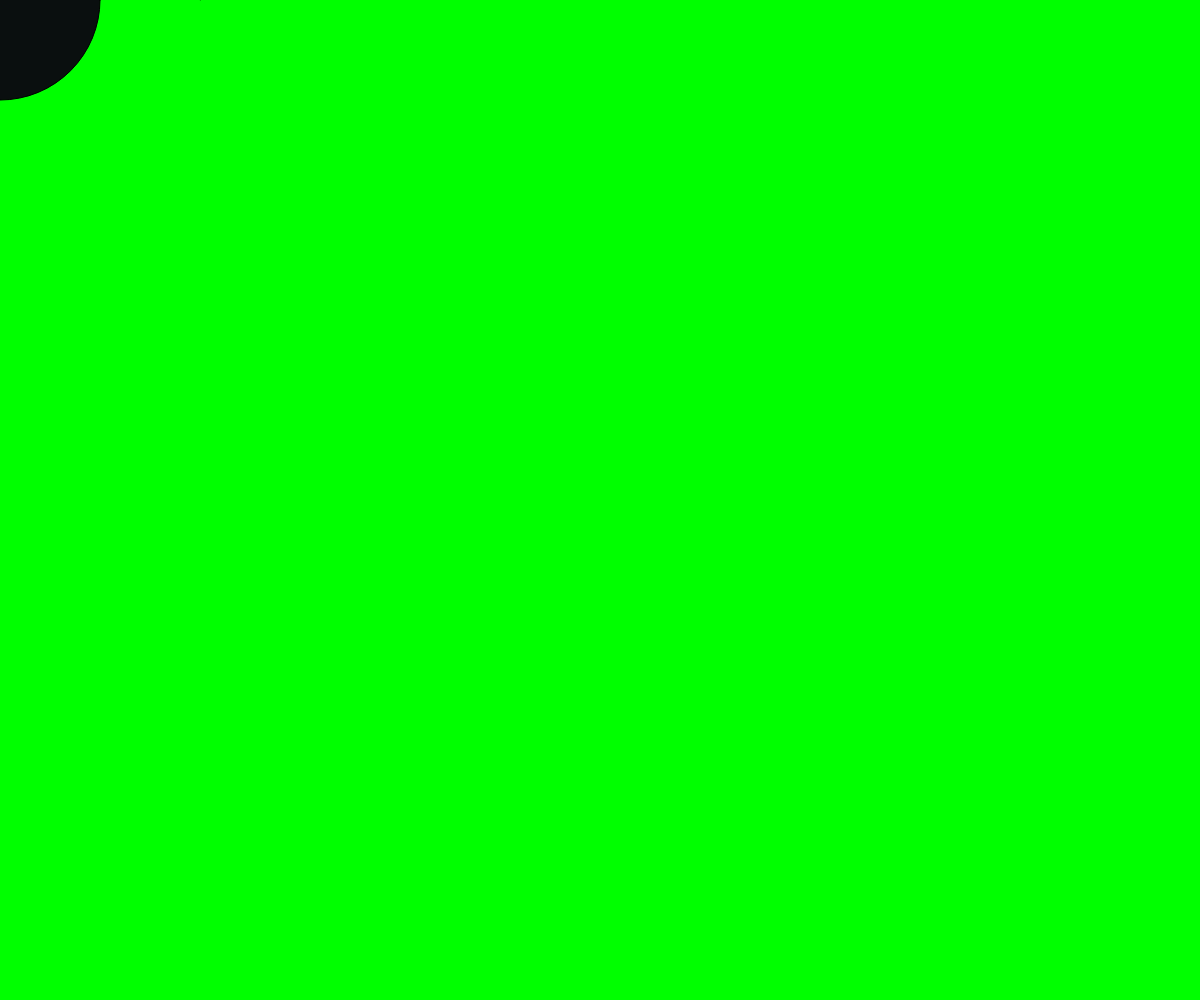
Frame 1 (no input)
Frame 60 (no input): identical to frame 1, image omitted
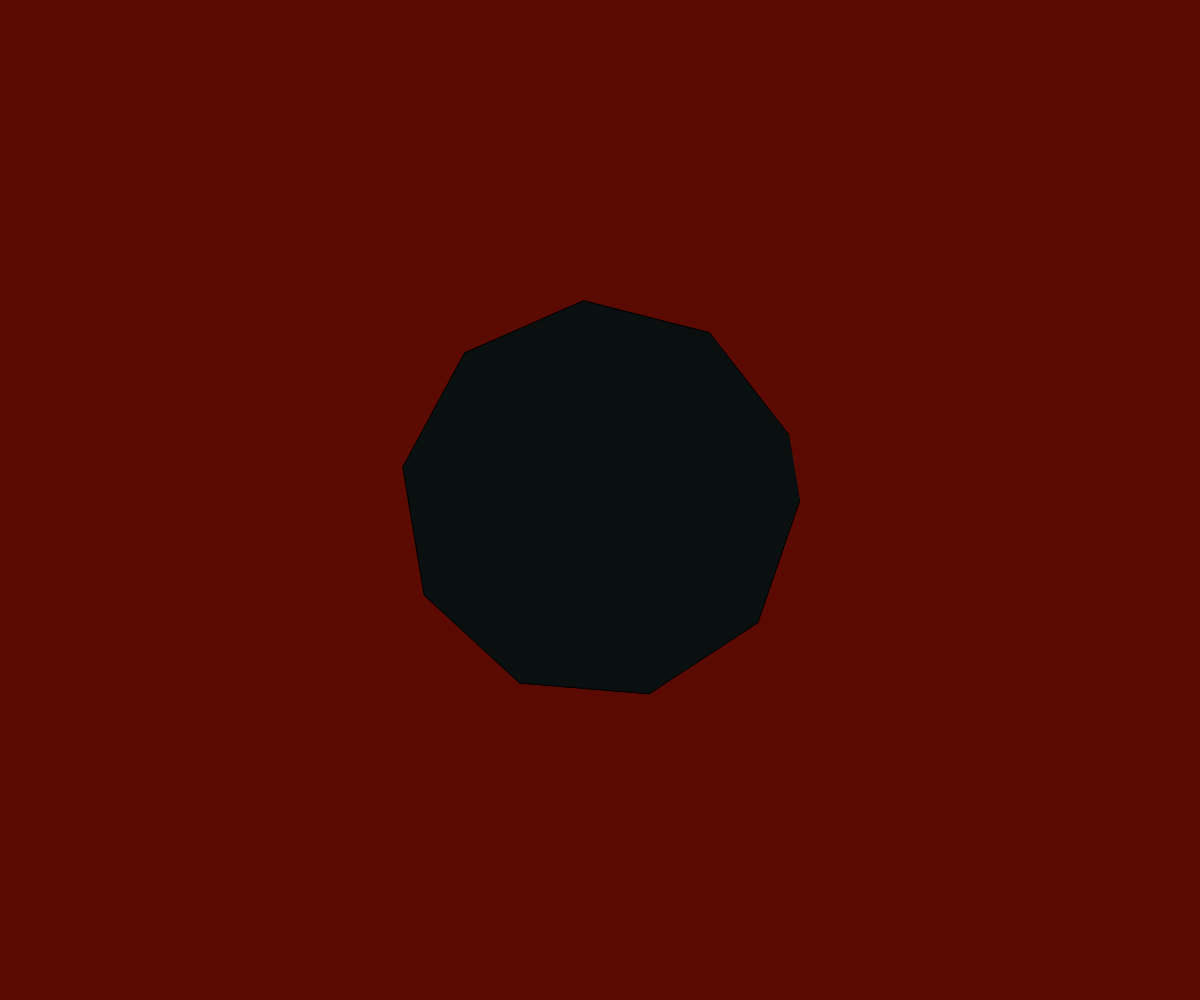
Frame 120 (the mouse pressed at the canvas centre since frame 60)

The p5.js sketch that drew these frames (run headless with seeded random() and noise() and a simulated clock; from frame 60 on, the mouse is pressed at the canvas centre):

// p5.js sketch
// ── sketch.js
let r = 200;//radius
function setup() {
  // put setup code here
  // rectMode(CENTER);
  createCanvas(innerWidth, innerHeight)
  background(0);
}

function draw() {
  // put drawing code here
  background(0);
  // save mouse positions into variables
  let x = mouseX;
  let y = mouseY;
  background(x % 255, 255 - y % 255, 0);
  // I'm transforming a circle 
  // into a square
  // with an if/else statement
  if(x > width / 2){
    fill(45, 15, 45)
rect(x - r/2, y - r/2, r, r)
  }else{
    fill(10, 15, 15);
    ellipse(x, y, r);
  }
  // map(mouseX, 0, width, min number of vertices, max number of vertices);
  let vertices = map(mouseX, r, width - r, 4, 15);
  let start = 0;
  beginShape();
  for(let i = start; i < vertices; i++){
    let angle = map(i, start, vertices, 0, TWO_PI);
    let posX = r * cos(angle) + x;
    let posY = r * sin(angle) + y;
    vertex(posX, posY);
  }
  endShape();
}

function windowResized(){
  resizeCanvas(innerWidth, innerHeight);
}
